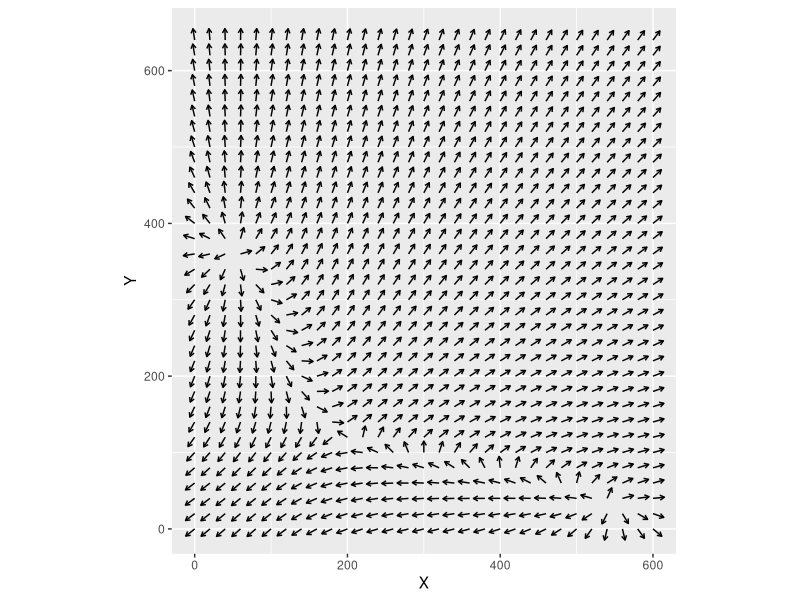
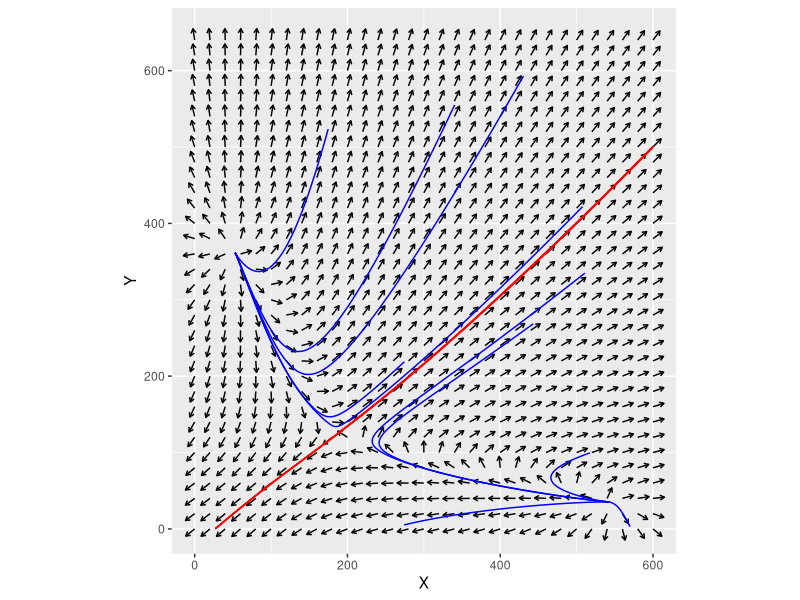

The R source for these figures, in order:
## ---- chunk 1
#| fig-width: 5
#| fig-height: 5
#| message: false
library(ggplot2)
hill_inh <- function(X, X_th, n) 1 / (1 + (X / X_th)^n)      # same as Part 3A

# the toggle switch with every derivative negated: the reverse-time system
derivs_ts_rev <- function(t, Xs) {
  X <- Xs[1]; Y <- Xs[2]
  c(-(5 + 50 * hill_inh(Y, 100, 4) - 0.1 * X),
    -(4 + 40 * hill_inh(X, 150, 4) - 0.12 * Y))
}

grid <- expand.grid(X = seq(0, 600, 20), Y = seq(0, 650, 20))
vfu <- t(apply(grid, 1, function(Xs) {
  v <- derivs_ts_rev(0, Xs); c(Xs, v / sqrt(sum(v^2)))
}))
vfu <- as.data.frame(vfu); colnames(vfu) <- c("X", "Y", "dX", "dY")

p1 <- ggplot(vfu, aes(X, Y)) +
  geom_segment(aes(xend = X + 15 * dX, yend = Y + 15 * dY),
               arrow = arrow(length = unit(0.05, "in"))) +
  coord_fixed(xlim = c(0, 600), ylim = c(0, 650))
p1
## ---- chunk 2
#| fig-width: 5
#| fig-height: 5
#| warning: false
# RK4 for a generic multi-variable system (same as Part 3A)
RK4_generic <- function(derivs, X0, t.total, dt, ...) {
  t_all <- seq(0, t.total, by = dt); n_all <- length(t_all)
  X_all <- matrix(0, n_all, length(X0)); X_all[1, ] <- X0
  for (i in 1:(n_all - 1)) {
    t0 <- t_all[i]
    k1 <- dt * derivs(t0,          X_all[i, ],          ...)
    k2 <- dt * derivs(t0 + dt / 2, X_all[i, ] + k1 / 2, ...)
    k3 <- dt * derivs(t0 + dt / 2, X_all[i, ] + k2 / 2, ...)
    k4 <- dt * derivs(t0 + dt,     X_all[i, ] + k3,     ...)
    X_all[i + 1, ] <- X_all[i, ] + (k1 + 2 * k2 + 2 * k3 + k4) / 6
  }
  cbind(t_all, X_all)
}

# the original (forward-time) toggle switch
derivs_ts <- function(t, Xs) {
  X <- Xs[1]; Y <- Xs[2]
  c(5 + 50 * hill_inh(Y, 100, 4) - 0.1 * X,
    4 + 40 * hill_inh(X, 150, 4) - 0.12 * Y)
}

set.seed(77)
t.total <- 100; dt <- 0.01
X_range <- c(0, 600); Y_range <- c(0, 650)
saddle <- c(189.96888, 126.64398)          # the saddle from Part 3B

# original system, 10 random starts -> the two attractors (blue)
X_init_1 <- matrix(runif(20, 0, 600), ncol = 2)
for (i in seq_len(nrow(X_init_1))) {
  r <- as.data.frame(RK4_generic(derivs_ts, X_init_1[i, ], t.total, dt))
  colnames(r) <- c("t", "X", "Y")
  p1 <- p1 + geom_path(data = r, aes(X, Y), color = "blue")
}

# reversed system, 10 points beside the saddle -> the separatrix (red)
X_init_2 <- matrix(runif(20, -1, 1), ncol = 2)
for (i in seq_len(nrow(X_init_2))) {
  r <- as.data.frame(RK4_generic(derivs_ts_rev, X_init_2[i, ] + saddle, t.total, dt))
  colnames(r) <- c("t", "X", "Y")
  r <- r[(r$X - X_range[1]) * (r$X - X_range[2]) < 0 &
         (r$Y - Y_range[1]) * (r$Y - Y_range[2]) < 0, ]   # keep points in view
  p1 <- p1 + geom_path(data = r, aes(X, Y), color = "red")
}
p1
